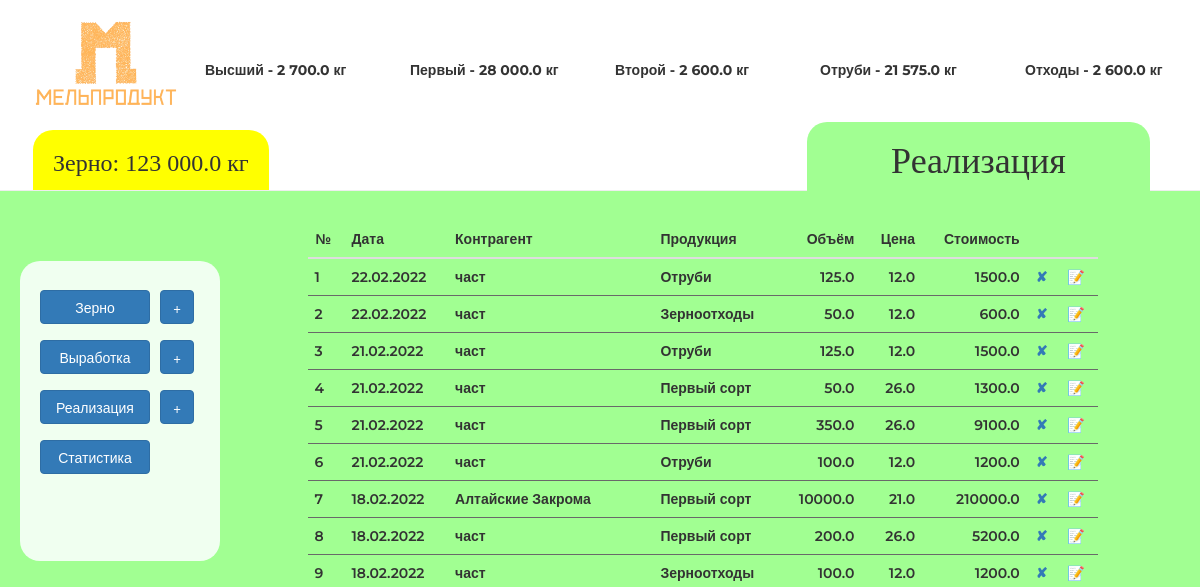
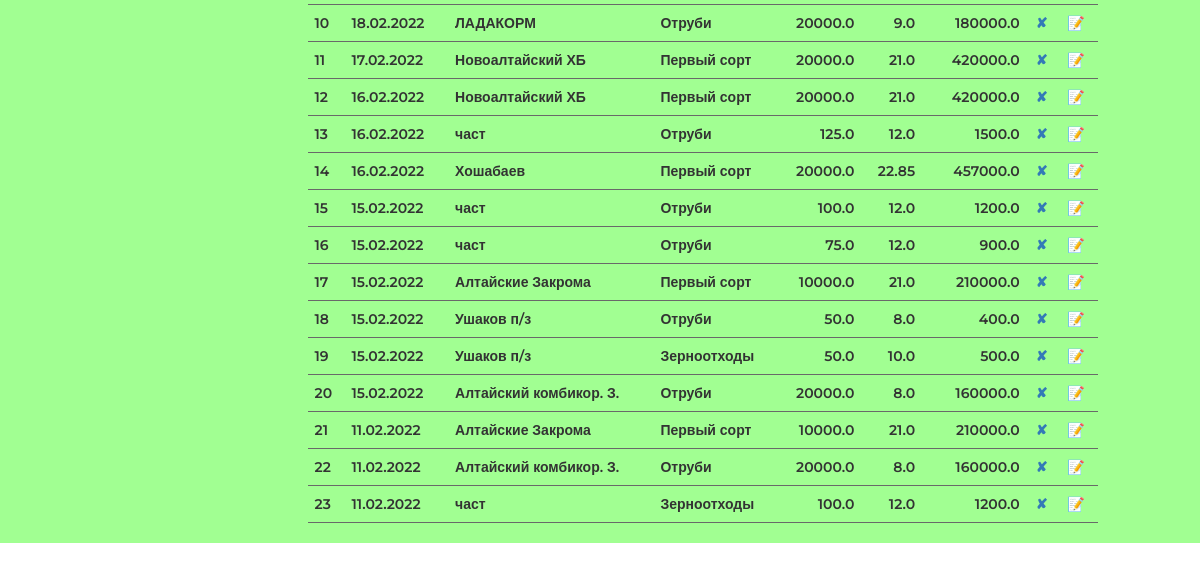
Page /gf/real on the earlier database version (2 pictures, top to bottom).
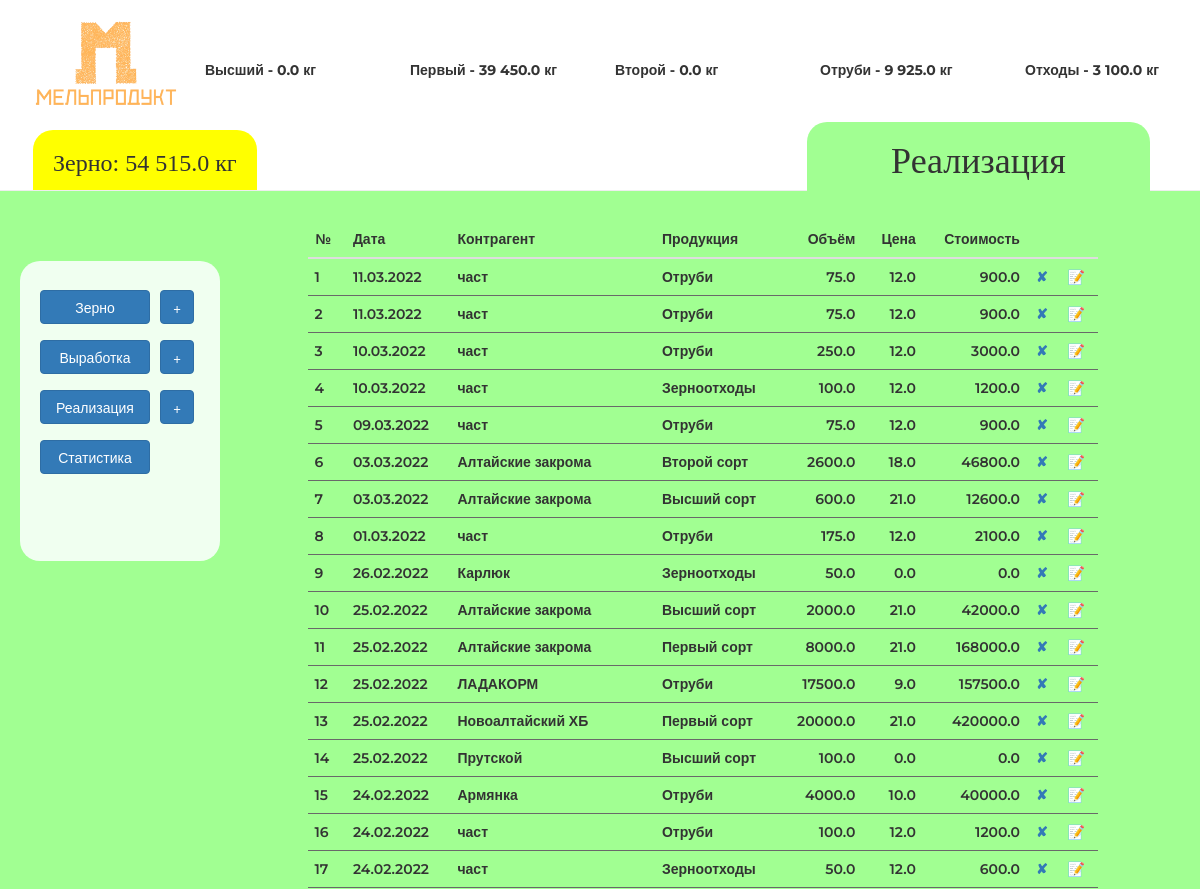
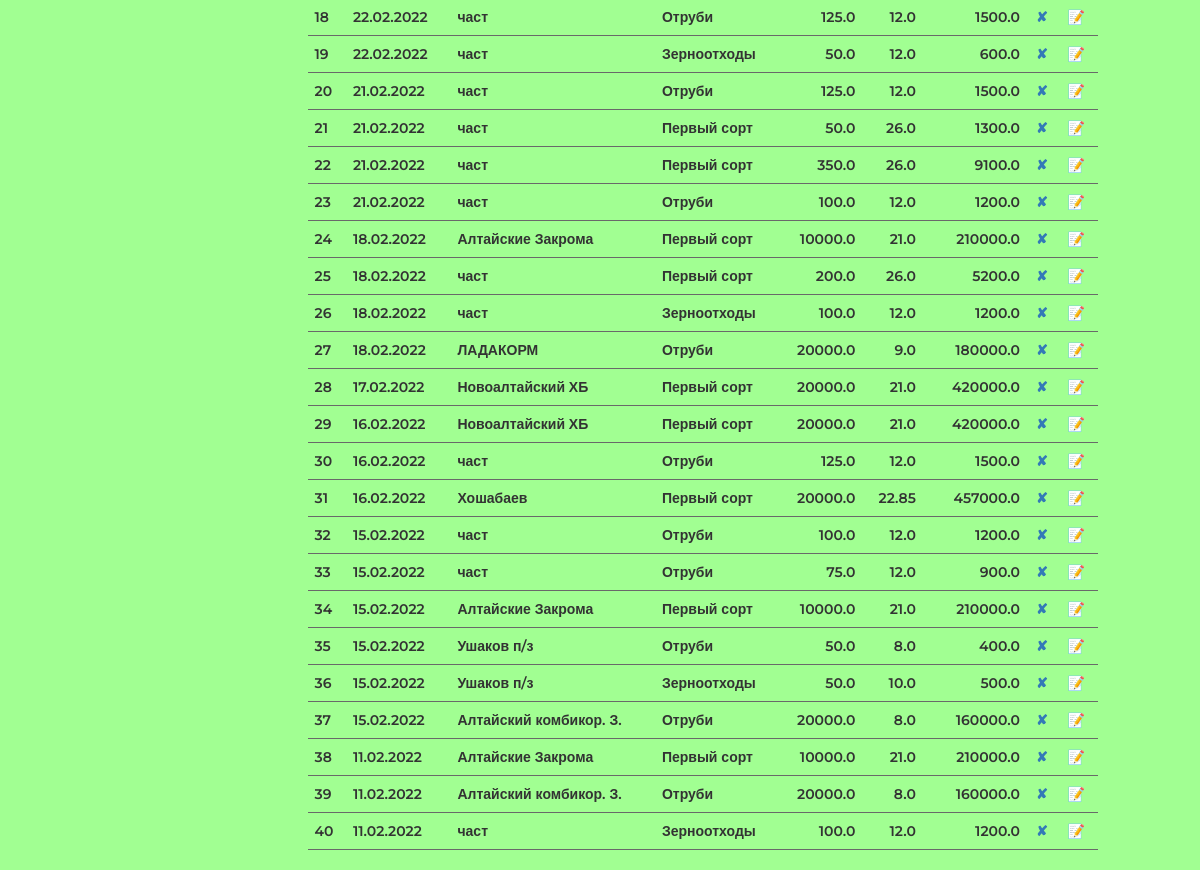
Same page on the later database version (2 pictures, top to bottom).
### main.py (models this page shows)
class Realisation(db.Model):
    __tablename__ = "realisations"
    id = db.Column(db.Integer, primary_key=True)
    agent = db.Column(db.String(250), nullable=False)
    date = db.Column(db.Date(), nullable=False)
    production = db.Column(db.String(250), nullable=False)
    value = db.Column(db.Float(20), nullable=False)
    price = db.Column(db.Float(20), nullable=False)
    cost = db.Column(db.Float(20), nullable=False)

### main.py (the view)
@application.route('/gf/real', methods=['GET', 'POST'])
def real():
    stock = Stock.query.filter_by(id=1).first()
    realisation_form = AddRealisation(date=dt.datetime.now())
    table = db.session.query(Realisation).filter(Realisation.date <= dt.datetime.now(), Realisation.date >= dt.datetime.now()-dt.timedelta(days=30)).order_by(Realisation.date).all()
    return render_template('real.html', title='Реализация', form=realisation_form, first='{:,}'.format(stock.first).replace(',', ' '),
                           second='{:,}'.format(stock.second).replace(',', ' '),
                           highest='{:,}'.format(stock.highest).replace(',', ' '),
                           bran='{:,}'.format(stock.bran).replace(',', ' '),
                           waste='{:,}'.format(stock.waste).replace(',', ' '),
                           grain='{:,}'.format(stock.grain).replace(',', ' '),
                           button='real', target='real', onclick11='onclick=', onclick2='onclick=', onclick3='onclick=',
                           table=reversed(table), onclick22='onclick=', onclick33='onclick=', bcolor='#a1ff92',
                           mright='50px'
                           )

### templates/real.html
{% extends 'index.html' %}
{% block table %}
{% include "realisation-table.html" %}
{% endblock %}

### templates/realisation-table.html (shortened to what this page needs)
<div class="col-md-8 col-sm-12" >
<table class="table table-hover counter">
        <thead>
          <tr>
            <th scope="col">№</th>
            <th scope="col">Дата</th>
            <th scope="col">Контрагент</th>
            <th scope="col">Продукция</th>
            <th scope="col" class="rghtalgn">Объём</th>
            <th scope="col" class="rghtalgn">Цена</th>
            <th scope="col" class="rghtalgn">Стоимость</th>
            <th scope="col" class="rghtalgn"></th>
            <th scope="col" class="rghtalgn"></th>
          </tr>
        </thead>
        <tbody>
        {% for line in table %}
          <tr>
            <td>{{line.date.strftime('%d.%m.%Y')}}</td>
            <td>{{line.agent}}</td>
            <td>{{line.production}}</td>
            <td class="rghtalgn" >{{line.value}}</td>
            <td class="rghtalgn">{{line.price}}</td>
            <td class="rghtalgn">{{line.cost}}</td>
            <td><a href="#" data-toggle="modal" title="Удалить" data-target="#test" onclick="aTestFunction({{line.id}}, {{line.value}}, '{{line.production}}')">✘</a></td>
            <td><a class="editreal" href="{{url_for('real_edit', item_id=line.id)}}" type="button" title="Редактировать">📝</a></td>
          </tr>
        {% endfor %}
        </tbody>
      </table>
        </div>

Differences in the rows shown:
added Realisation: date "11.03.2022", agent "част", production "Отруби", value "75.0", price "12.0", cost "900.0"
added Realisation: date "11.03.2022", agent "част", production "Отруби", value "75.0", price "12.0", cost "900.0"
added Realisation: date "10.03.2022", agent "част", production "Отруби", value "250.0", price "12.0", cost "3000.0"
added Realisation: date "10.03.2022", agent "част", production "Зерноотходы", value "100.0", price "12.0", cost "1200.0"
added Realisation: date "09.03.2022", agent "част", production "Отруби", value "75.0", price "12.0", cost "900.0"
added Realisation: date "03.03.2022", agent "Алтайские закрома", production "Второй сорт", value "2600.0", price "18.0", cost "46800.0"
added Realisation: date "03.03.2022", agent "Алтайские закрома", production "Высший сорт", value "600.0", price "21.0", cost "12600.0"
added Realisation: date "01.03.2022", agent "част", production "Отруби", value "175.0", price "12.0", cost "2100.0"
added Realisation: date "26.02.2022", agent "Карлюк", production "Зерноотходы", value "50.0", price "0.0", cost "0.0"
added Realisation: date "25.02.2022", agent "Алтайские закрома", production "Высший сорт", value "2000.0", price "21.0", cost "42000.0"
added Realisation: date "25.02.2022", agent "Алтайские закрома", production "Первый сорт", value "8000.0", price "21.0", cost "168000.0"
added Realisation: date "25.02.2022", agent "ЛАДАКОРМ", production "Отруби", value "17500.0", price "9.0", cost "157500.0"
added Realisation: date "25.02.2022", agent "Новоалтайский ХБ", production "Первый сорт", value "20000.0", price "21.0", cost "420000.0"
added Realisation: date "25.02.2022", agent "Прутской", production "Высший сорт", value "100.0", price "0.0", cost "0.0"
added Realisation: date "24.02.2022", agent "Армянка", production "Отруби", value "4000.0", price "10.0", cost "40000.0"
added Realisation: date "24.02.2022", agent "част", production "Отруби", value "100.0", price "12.0", cost "1200.0"
added Realisation: date "24.02.2022", agent "част", production "Зерноотходы", value "50.0", price "12.0", cost "600.0"
Other differences:
{{ highest }}: "2 700.0" → "0.0"
{{ first }}: "28 000.0" → "39 450.0"
{{ second }}: "2 600.0" → "0.0"
{{ bran }}: "21 575.0" → "9 925.0"
{{ waste }}: "2 600.0" → "3 100.0"
{{ grain }}: "123 000.0" → "54 515.0"
